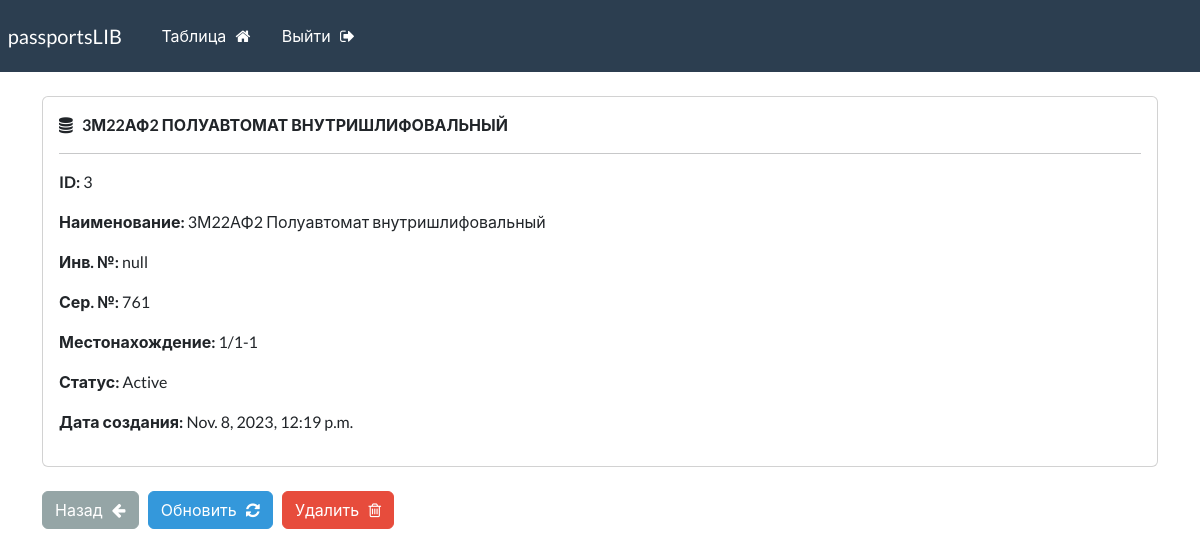
Screenshot of /record/3 (signed in) with the database file from the repository.
### webapp/models.py (models this page shows, shortened)
class Record(models.Model):
    creation_date = models.DateTimeField(auto_now_add=True)
    first_name = models.CharField(max_length=100)
    inv_num = models.CharField(max_length=50)
    ser_num = models.CharField(max_length=50)
    place_pass = models.CharField(max_length=50)
    status_pass = models.CharField(max_length=50)

### webapp/views.py (the view)
# urls.py: path('record/<int:pk>', views.singular_record, name="record"),
@login_required(login_url='my-login')
def singular_record(request, pk):
    all_records = Record.objects.get(id=pk)
    context = {'record': all_records}
    return render(request, 'webapp/view-record.html', context=context)

### webapp/templates/webapp/view-record.html (shortened to what this page needs)
{% extends 'webapp/base.html' %}
{% block content %}
    <div class="card">
        <div class="card-body">
            <i class="fa fa-database" aria-hidden="true"></i> &nbsp;
            <strong>
            {{record.first_name|upper}}
            </strong>
            <hr>
            <p><strong>ID: </strong> {{record.id}} </p>
            <p><strong>Наименование: </strong> {{record.first_name}} </p>
            <p><strong>Инв. №: </strong> {{record.inv_num}} </p>
            <p><strong>Сер. №: </strong> {{record.ser_num}} </p>
            <p><strong>Местонахождение: </strong> {{record.place_pass}} </p>
            <p><strong>Статус: </strong> {{record.status_pass}} </p>
            <p><strong>Дата создания: </strong> {{record.creation_date}} </p>
        </div>
    </div>
    <br>
    <a href="{% url 'dashboard' %}" class="btn btn-secondary">
        Назад &nbsp; <i class="fa fa-arrow-left" aria-hidden="true"></i>
    </a>
    <a href="{% url 'update-record' record.id %}" class="btn btn-info">
        Обновить &nbsp; <i class="fa fa-refresh" aria-hidden="true"></i>
    </a>
    <a href="{% url 'delete-record' record.id %}" class="btn btn-danger">
        Удалить &nbsp; <i class="fa fa-trash-o" aria-hidden="true"></i>
    </a>
{% endblock %}

### rows the page displays
Record: first_name "3М22АФ2 ПОЛУАВТОМАТ ВНУТРИШЛИФОВАЛЬНЫЙ", id "3", first_name "3М22АФ2 Полуавтомат внутришлифовальный", inv_num "null", ser_num "761", place_pass "1/1-1", status_pass "Active", creation_date "Nov. 8, 2023, 12:19 p.m."
